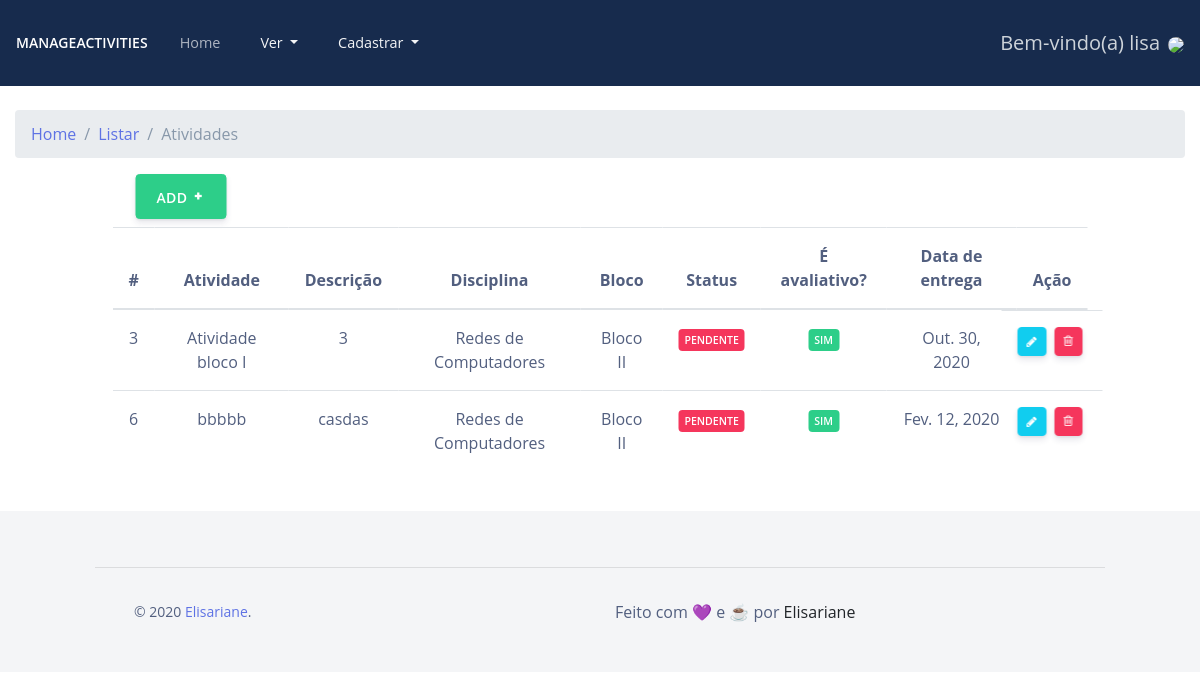
Before: /listar/atividades/ (signed in) with the older database file.
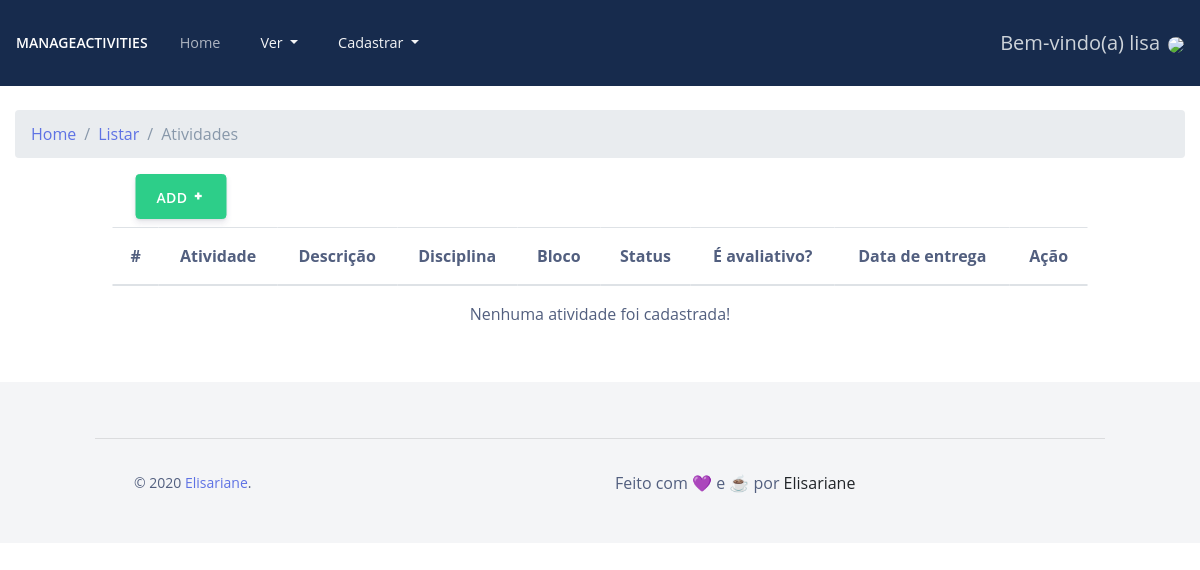
After: the same page with the newer database file.
### cadastros/models.py (models this page shows, shortened)
class Atividade(models.Model):
    titulo = models.CharField(max_length=150, verbose_name="Título")
    dataEntrega = models.DateField(verbose_name="Data de entrega")
    STATUS_ATIVIDADE = [
        ('PENDENTE', 'Pendente'),
        ('INICIADO', 'Iniciado'),
        ('FINALIZADO', 'Finalizado')
    ]
    status = models.CharField(
        max_length=10, choices=STATUS_ATIVIDADE, default='PENDENTE')
    isAvaliativo = models.BooleanField(verbose_name="É avaliativo?")
    descricao = models.CharField(max_length=180, verbose_name="Descrição")
    disciplina = models.ForeignKey(Disciplina, on_delete=models.CASCADE,
                                   verbose_name="Disciplina")
    bloco_id = models.ForeignKey(Bloco, on_delete=models.CASCADE,
                                 verbose_name="Bloco")
    usuario = models.ForeignKey(User, on_delete=models.PROTECT)

class Disciplina(models.Model):
    nome = models.CharField(max_length=150)
    nomeProfessor = models.CharField(
        max_length=150, verbose_name="Nome do Professor(a)")
    emailProfessor = models.CharField(
        max_length=150, verbose_name="E-mail do Professor(a)")
    usuario = models.ForeignKey(User, on_delete=models.PROTECT)

class Bloco(models.Model):
    titulo = models.CharField(max_length=150, verbose_name="Título")
    dataInicio = models.DateField(verbose_name="Data de ínicio")
    dataFinal = models.DateField(verbose_name="Data final")
    usuario = models.ForeignKey(User, on_delete=models.PROTECT)

### cadastros/views.py (the view)
# urls.py: path('listar/atividades/', AtividadeList.as_view(),
class AtividadeList(LoginRequiredMixin, ListView):
    login_url = reverse_lazy('login')
    model = Atividade
    template_name = 'cadastros/listas/atividades.html'
    def get_queryset(self):
        self.object_list = Atividade.objects.filter(usuario=self.request.user)
        return self.object_list

### cadastros/templates/cadastros/listas/atividades.html (shortened to what this page needs)
{% extends 'modelo.html' %} {% load static %}
{% block breadcrumb %}
    <div class="col-12 mt-4">
      <nav aria-label="breadcrumb" role="navigation">
        <ol class="breadcrumb">
          <li class="breadcrumb-item"><a href={% url 'inicio' %}>Home</a></li>
          <li class="breadcrumb-item"><a href="#">Listar</a></li>
          <li class="breadcrumb-item active" aria-current="page">Atividades</li>
        </ol>
      </nav>
    </div>
{% endblock %}
{% block conteudo %}
<div class="container-fluid">
  <div class="col-10 center m-2">
    <a href="{% url 'cadastrar-atividade' %}" type="button" rel="tooltip" class="btn btn-success btn-icon btn-simple" style=" color: white" data-original-title="" title="">
      ADD <i class="ni ni-fat-add pt-1"></i>
    </a>
  </div>
  <table class="table col-10 center " id="tabela-listar">
    <thead>
        <tr class="text-center">
            <th class="text-center">#</th>
            <th>Atividade</th>
            <th>Descrição</th>
            <th>Disciplina</th>
            <th>Bloco</th>
            <th>Status</th>
            <th class="text-center">É avaliativo?</th>
            <th>Data de entrega</th>
            <th>Ação</th>
        </tr>
    </thead>
    <tbody>
      {% for atividade in object_list %}
        <tr class="text-center">
            <td >{{atividade.pk}}</td>
            <td>{{atividade.titulo}}</td>
            <td>{{atividade.descricao}}</td>
            <td>{{atividade.disciplina.nome}}</td>
            <td>{{atividade.bloco_id.titulo}}</td>
            {% if atividade.status == 'INICIADO' %}
            <td ><span class="badge badge-warning">Iniciado</span></td>
            {% elif atividade.status == 'FINALIZADO' %}
            <td ><span class="badge badge-success">Finalizado</span></td>
            {% else %}
            <td ><span class="badge badge-danger">Pendente</span></td>
            {% endif %}
            {% if atividade.isAvaliativo == 1 %}
            <td ><span class="badge badge-success">Sim</span></td>
            {% else %}
            <td ><span class="badge badge-danger">Não</span></td>
            {% endif %}
            <td>{{atividade.dataEntrega}}</td>
            <td class="row ">
              <a href="{% url 'editar-atividade' atividade.pk %}" type="button" rel="tooltip" style=" color: white" class="btn btn-info btn-icon btn-sm " data-original-title="" title="">
                <i class="fa fa-pencil pt-1 " aria-hidden="true"></i>
              </a>
              <a href="{% url 'excluir-atividade' atividade.pk %}" type="button" rel="tooltip" style=" color: white" class="btn btn-danger btn-icon btn-sm " data-original-title="" title="">
                <i class="fa fa-trash-o" aria-hidden="true"></i>                </a>
            </td>
        </tr>
    {% empty %}
    <tr>
        <td colspan="9" class="text-center">Nenhuma atividade foi cadastrada!</td>
    </tr>
    {% endfor %}
    </tbody>
</table>
</div>
{% endblock %}

Changed rows visible on the page:
removed Atividade: pk "3", titulo "Atividade bloco I", descricao "3", disciplina.nome "Redes de Computadores", bloco_id.titulo "Bloco II", status "PENDENTE", isAvaliativo "SIM", dataEntrega "Out. 30, 2020"
removed Atividade: pk "6", titulo "bbbbb", descricao "casdas", disciplina.nome "Redes de Computadores", bloco_id.titulo "Bloco II", status "PENDENTE", isAvaliativo "SIM", dataEntrega "Fev. 12, 2020"
Other visible differences:
text now shown: "Nenhuma atividade foi cadastrada!"
